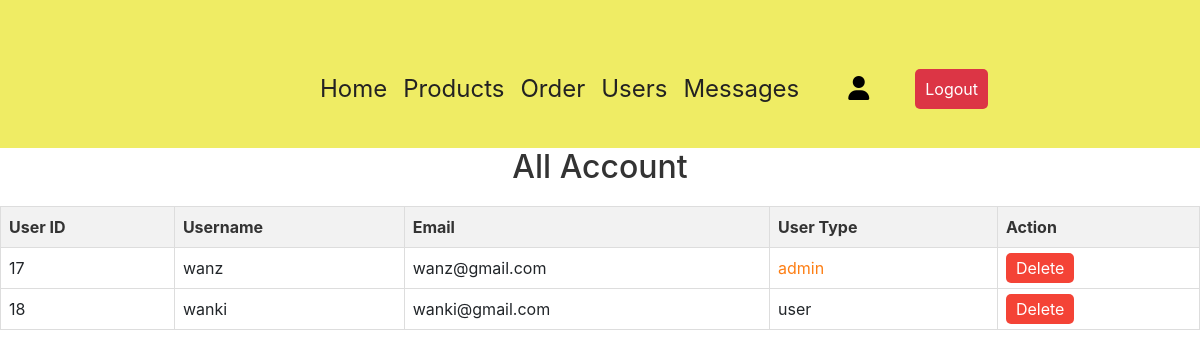
The page /admin_users.php (signed in) on the database its author committed.
### tables this page shows
CREATE TABLE `users` (
  `id` int(100) NOT NULL,
  `name` varchar(100) NOT NULL,
  `email` varchar(100) NOT NULL,
  `password` varchar(100) NOT NULL,
  `user_type` varchar(20) NOT NULL DEFAULT 'user'
);

### admin_users.php (the view, shortened to what this page needs)
<?php
@include 'config.php';
?>
<!DOCTYPE html>
<html lang="en">
<head>
   <link rel="stylesheet" href="https://cdnjs.cloudflare.com/ajax/libs/font-awesome/6.0.0/css/all.min.css">
</head>
<body>
<?php @include 'admin_heading.php'; ?>
<section class="users">
   <h1 class="title">All Account</h1>
   <table>
      <thead>
         <tr>
            <th>User ID</th>
            <th>Username</th>
            <th>Email</th>
            <th>User Type</th>
            <th>Action</th>
         </tr>
      </thead>
      <tbody>
      <?php
         $select_users = mysqli_query($conn, "SELECT * FROM `users`") or die('query failed');
         if(mysqli_num_rows($select_users) > 0){
            while($fetch_users = mysqli_fetch_assoc($select_users)){
      ?>
         <tr>
            <td><?php echo $fetch_users['id']; ?></td>
            <td><?php echo $fetch_users['name']; ?></td>
            <td><?php echo $fetch_users['email']; ?></td>
            <td><span style="color:<?php if($fetch_users['user_type'] == 'admin'){ echo 'var(--orange)'; } ?>"><?php echo $fetch_users['user_type']; ?></span></td>
            <td>
               <a href="admin_users.php?delete=<?php echo $fetch_users['id']; ?>" onclick="return confirm('delete this user?');" class="delete-btn">Delete</a>
            </td>
         </tr>
      <?php
            }
         } else {
            echo '<tr><td colspan="5" class="empty">No users found!</td></tr>';
         }
      ?>
      </tbody>
   </table>
</section>
</body>
</html>

### admin_users.php (style rules this page uses)
table { width: 100%; border-collapse: collapse; margin: 20px 0; font-size: 1rem; text-align: left; }
table, th, td { border: 1px solid #ddd; padding: 8px; }
th { background-color: #f2f2f2; color: #333; font-weight: bold; }
.delete-btn { padding: 5px 10px; color: white; background-color: #f44336; border-radius: 5px; border: none; text-decoration: none; cursor: pointer; }
.title { font-size: 2rem; margin-bottom: 20px; text-align: center; color: #333; }

### rows shown on the page
users: id "17", name "wanz", email "wanz@gmail.com", user_type "admin"
users: id "18", name "wanki", email "wanki@gmail.com", user_type "user"
